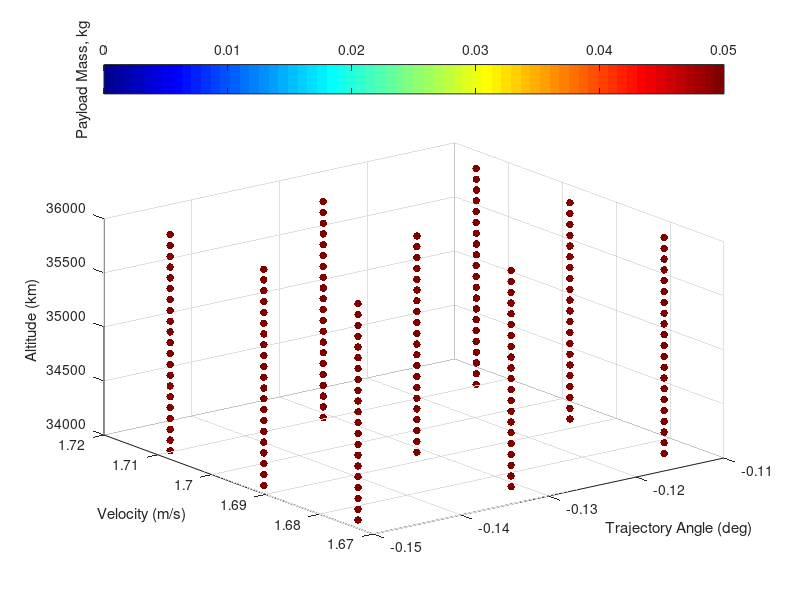

Reproduce this figure in MATLAB. (Note: this script raises an error after producing the figure.)
% visualising third stage cost results
clear all
ThirdStageData = sortrows(dlmread('thirdstagefine.dat'));
Atmosphere = dlmread('atmosphere.txt');
% map = [0, 0, 0
%     0, 0, 0
%     .0, 0, 0
%     .2, 0, 0
%     .6, 0, 0.0
%     1.0, 0, 0];
% colormap(map)




colormap jet
scatter3(ThirdStageData(:,1),ThirdStageData(:,2),ThirdStageData(:,3),30,ThirdStageData(:,4), 'filled')

xlabel('Trajectory Angle (deg)')
ylabel('Velocity (m/s)')
zlabel('Altitude (km)')
c=colorbar('northoutside');
ylabel(c,'Payload Mass, kg')



[Alt,Angle,Vel,Payload] = thirdstagemanipulation('thirdstagefine.dat');

[meshAlt,meshAngle,meshVel] = meshgrid(Alt,Angle,Vel);

for i = 1:length(Alt)
    for j = 1:length(Angle)
        for k = 1: length(Vel)
            meshPayload(j,i,k) = interp3(meshAlt,meshAngle,meshVel,Payload,Alt(i),Angle(j),Vel(k));

        end
    end
end

figure(2)
ax1 = subplot(2,2,1);
colormap(gray)
C = contourf(meshAngle(:,:,4),meshAlt(:,:,4)/1000,meshPayload(:,:,10),13)

xlabel('Trajectory Angle (deg)')
ylabel('Altitude (km)')

title('2600 m/s')


ax2 = subplot(2,2,2);
colormap(gray)
C = contourf(meshAngle(:,:,5),meshAlt(:,:,5)/1000,meshPayload2,13)

xlabel('Trajectory Angle (deg)')
ylabel('Altitude (km)')

title('2800 m/s')

ax3 = subplot(2,2,3);
colormap(gray)
C = contourf(meshAngle(:,:,6),meshAlt(:,:,6)/1000,meshPayload3,13)

xlabel('Trajectory Angle (deg)')
ylabel('Altitude (km)')

title('3000 m/s')




ax4 = subplot(2,2,4);
colormap(gray)
C = contourf(meshAngle(:,:,6),meshAlt(:,:,6)/1000,meshPayload3,13)
c=colorbar('southoutside')
c.LimitsMode = 'manual'
c.Limits = [200 320]
xlabel('Trajectory Angle (deg)')
ylabel('Altitude (km)')
ylabel(c,'Payload Mass, kg')

set([ax1 ax2 ax3 ax4],'clim',[200 320]);


% slice(threeDMAT,[1,3,5],[],[])
% colormap hsv


% contourslice(threeDMAT,[1,3,6],[],[],10)



% getting maximum values
[max1,ind1] = max(threeDMAT,[],3);

[max2,ind2] = max(max1,[],2);

ind  = [ind1(ind2),ind2] % this really doesnt tell me much, as it wants very high altitude all the time





% plotting density


figure(4)
plot(Atmosphere(:,1)/1000,  Atmosphere(:,4)),'Color','k','LineWidth',0.8;
xlim([20,40])

xlabel('Altitude (km)')
ylabel('Density (kg/m^3)')


figure(5)

[meshAngle2,meshVel2,meshAlt2] = meshgrid(Angle,Vel,Alt);

colormap(gray)

colormap(flipud(colormap))
hx = slice(meshAngle2,meshVel2,meshAlt2./1000,threeDMAT,[],[2600:100:3000],[])

% [Xq,Yq,Zq] = meshgrid([0:.5:5],[2600:100:3000],[20000:500:40000]);
% threeDMATint = interp3(meshAngle2,meshVel2,meshAlt2,threeDMAT,Xq,Yq,Zq);
% hx = slice(Xq,Yq,Zq/1000,threeDMATint,[],[2600:100:3000],[]);

caxis([220 340]) 
c=colorbar('northoutside')
c.LimitsMode = 'manual'
c.Limits = [180 320]

set(hx, 'EdgeColor', 'none');

% set(hx, 'FaceColor', 'interp'); % use this to smooth
set(hx, 'FaceColor', 'flat');

xlabel('Trajectory Angle (deg)','FontSize',17)
ylabel('Velocity (m/s)','FontSize',17)
zlabel('Altitude (km)','FontSize',17)
ylabel(c,'Payload Mass, kg','FontSize',17)
